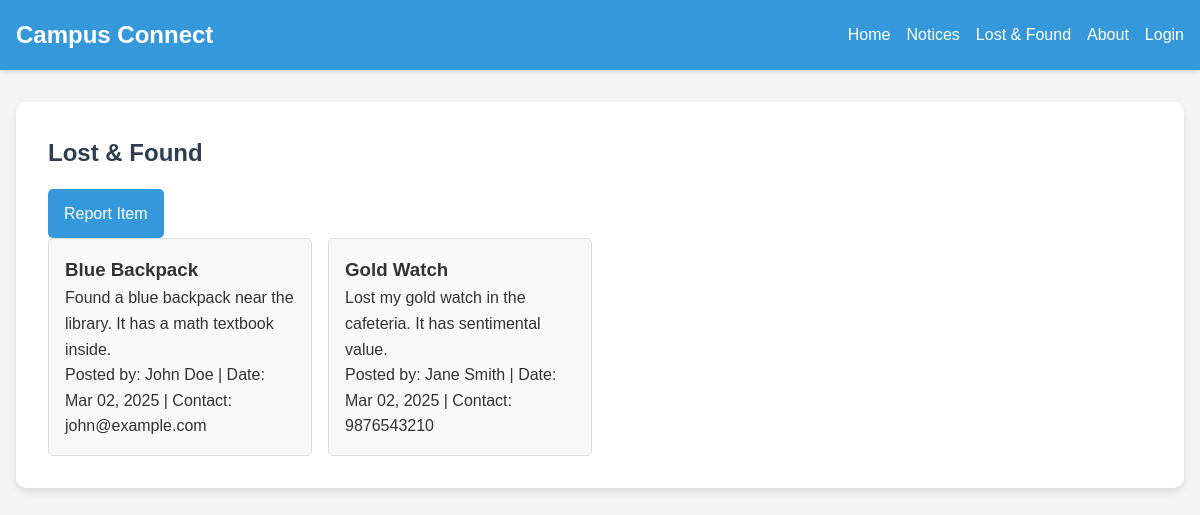
The app's page /lost_found.php (signed in) with its own data.
### tables this page shows
CREATE TABLE IF NOT EXISTS lost_found (
    id INT AUTO_INCREMENT PRIMARY KEY,
    item_name VARCHAR(255) NOT NULL,
    description TEXT NOT NULL,
    date DATETIME NOT NULL,
    posted_by INT NOT NULL,
    contact VARCHAR(100) NOT NULL,
    item_status ENUM('lost', 'found') NOT NULL,
    FOREIGN KEY (posted_by) REFERENCES users(id) ON DELETE CASCADE
);

CREATE TABLE IF NOT EXISTS users (
    id INT AUTO_INCREMENT PRIMARY KEY,
    name VARCHAR(100) NOT NULL,
    email VARCHAR(100) NOT NULL UNIQUE,
    password VARCHAR(255) NOT NULL,
    phone VARCHAR(20),
    role ENUM('student', 'faculty') NOT NULL,
    created_at TIMESTAMP DEFAULT CURRENT_TIMESTAMP
);

### lost_found.php (the view, shortened to what this page needs)
<?php
require_once 'db_connect.php';
$sql = "SELECT lf.*, u.name as posted_by_name FROM lost_found lf JOIN users u ON lf.posted_by = u.id ORDER BY lf.date DESC";
$result = $conn->query($sql);
include 'header.php';
?>
<main>
    <section class="lost-found">
        <h1>Lost & Found</h1>
        <a href="add_lost_found.php" class="btn">Report Item</a>
        <div class="lost-found-list">
            <?php while ($row = $result->fetch_assoc()): ?>
                <div class="lost-found-item <?php echo $row['item_status']; ?>">
                    <h3><?php echo htmlspecialchars($row['item_name']); ?></h3>
                    <p><?php echo htmlspecialchars($row['description']); ?></p>
                    <span class="item-meta">
                        Posted by: <?php echo htmlspecialchars($row['posted_by_name']); ?> |
                        Date: <?php echo date('M d, Y', strtotime($row['date'])); ?> |
                        Contact: <?php echo htmlspecialchars($row['contact']); ?>
                    </span>
                </div>
            <?php endwhile; ?>
        </div>
    </section>
</main>

### header.php (shortened to what this page needs)
<!DOCTYPE html>
<html lang="en">
<head>
    <link rel="stylesheet" href="styles.css">
</head>
<body>
    <header>
        <nav>
            <div class="logo">Campus Connect</div>
            <ul class="nav-links">
                <li><a href="index.php">Home</a></li>
                <li><a href="notices.php">Notices</a></li>
                <li><a href="lost-found.php">Lost & Found</a></li>
                <li><a href="about.php">About</a></li>
                <li><a href="login.php">Login</a></li>
            </ul>
        </nav>
    </header>

### styles.css (style rules this page uses)
* { margin: 0; padding: 0; box-sizing: border-box; }
body { font-family: "Arial", sans-serif; line-height: 1.6; color: #333; background-color: #f4f4f4; }
header { background-color: #3498db; color: #fff; padding: 1rem; box-shadow: 0 2px 5px rgba(0, 0, 0, 0.1); }
nav { display: flex; justify-content: space-between; align-items: center; max-width: 1200px; margin: 0 auto; }
.logo { font-size: 1.5rem; font-weight: bold; }
.nav-links { display: flex; list-style: none; }
.nav-links li { margin-left: 1rem; }
.nav-links a { color: #fff; text-decoration: none; transition: color 0.3s ease; }
main { max-width: 1200px; margin: 2rem auto; padding: 0 1rem; }
.notices, .lost-found, .profile { background-color: #fff; padding: 2rem; border-radius: 10px; box-shadow: 0 4px 6px rgba(0, 0, 0, 0.1); }
h1, h2 { color: #2c3e50; margin-bottom: 1rem; }
.notice-list, .lost-found-list { display: grid; grid-template-columns: repeat(auto-fill, minmax(250px, 1fr)); gap: 1rem; }
.notice-item, .lost-found-item { background-color: #f9f9f9; border: 1px solid #ddd; padding: 1rem; border-radius: 5px; }
.btn { display: inline-block; background-color: #3498db; color: #fff; padding: 0.5rem 1rem; border: none; border-radius: 5px; cursor: pointer; transition: background-color 0.3s ease; text-decoration: none; }
.btn { display: inline-block; background-color: #3498db; color: #fff; padding: 0.75rem 1rem; border: none; border-radius: 5px; cursor: pointer; transition: background-color 0.3s ease; text-decoration: none; font-size: 1rem; text-align: center; }

### records on screen
lost_found: item_name "Blue Backpack", description "Found a blue backpack near the library. It has a math textbook inside.", posted_by.name "John Doe", date "Mar 02, 2025", contact "john@example.com"
lost_found: item_name "Gold Watch", description "Lost my gold watch in the cafeteria. It has sentimental value.", posted_by.name "Jane Smith", date "Mar 02, 2025", contact "9876543210"
